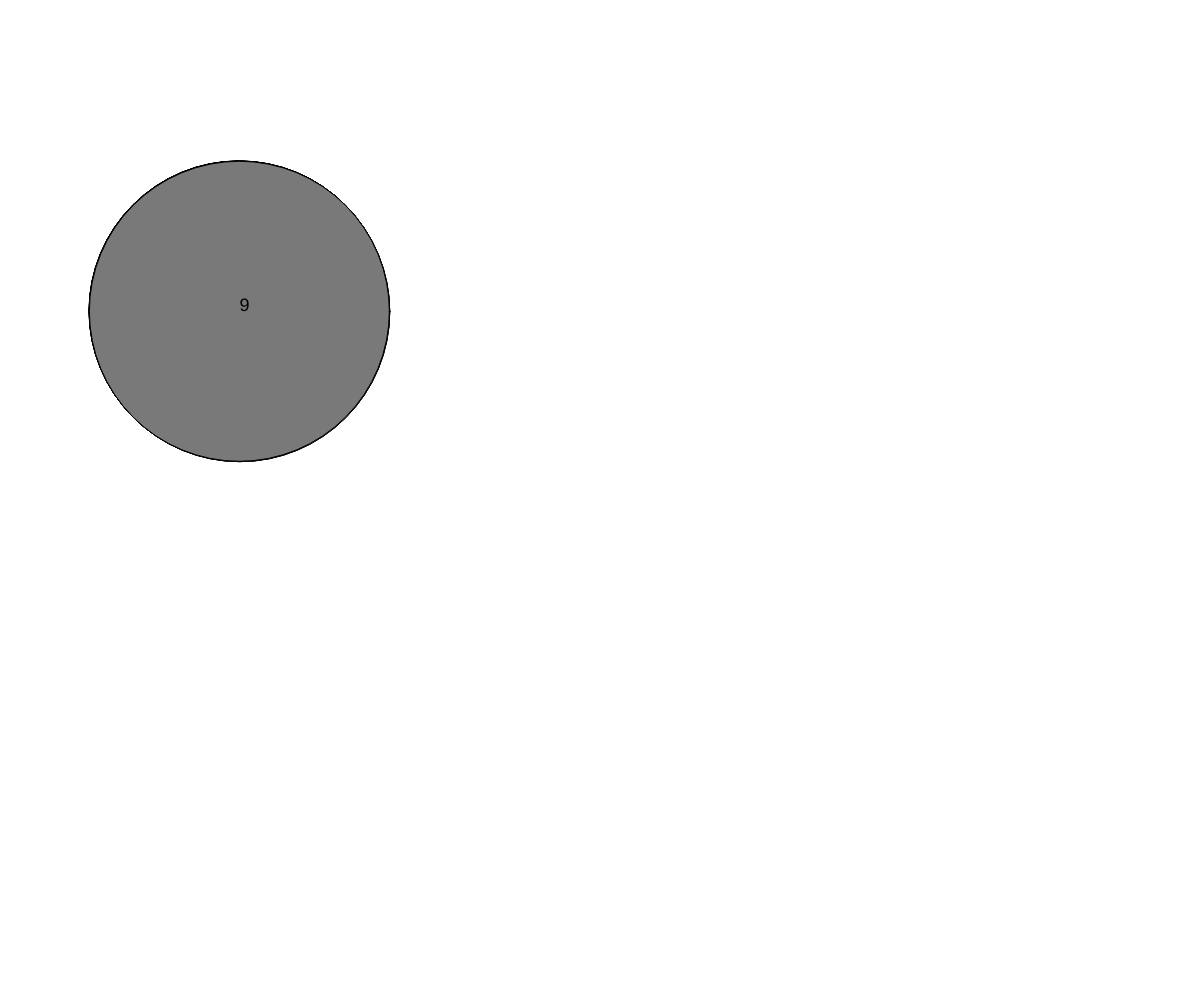
Frame 1 (no input)
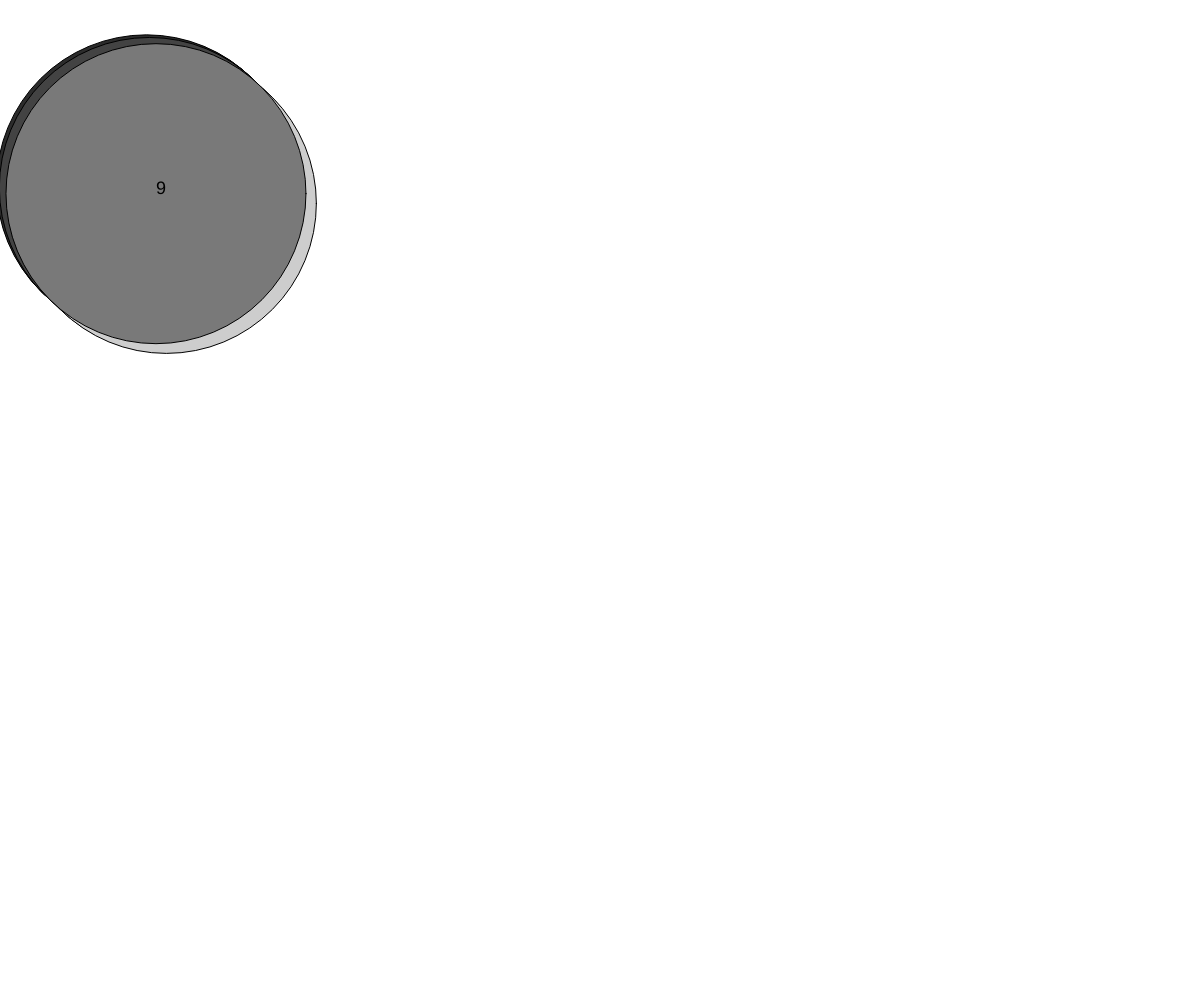
Frame 60 (no input)
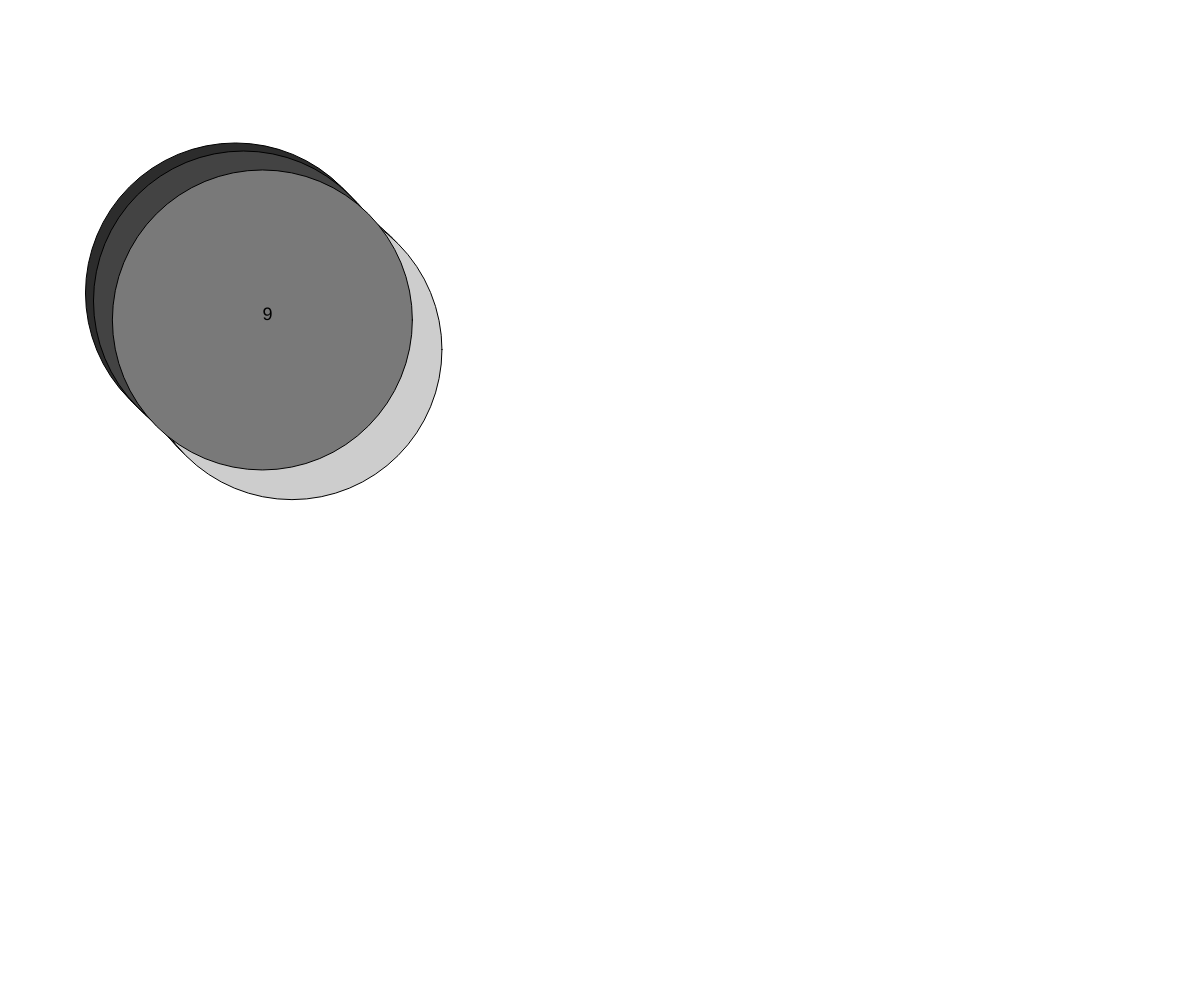
Frame 120 (the mouse pressed at the canvas centre since frame 60)

The p5.js sketch that drew these frames (run headless with seeded random() and noise() and a simulated clock; from frame 60 on, the mouse is pressed at the canvas centre):

// p5.js sketch
// ── sketch.js
// random walker OOP
var w, h;
var d = 300;
var quanti = 10;
var c = [];
var speedMax = 4;

function setup() {
  createCanvas(w=windowWidth, h=windowHeight);
  textSize(18);
  t = 0;
  
  // crea n oggetti di classe Camminatore
  for (var i=0; i<quanti; i++){
  	c.push(new Camminatore(i)); 
  }

}


function draw() {
 background(255);

 
 // per tutti i camminatori chiama i diversi metodi utili 
 for (var i=0; i<quanti; i++){
	c[i].move();
	c[i].display();
 }
  t = t + 0.02
}


// classe
function Camminatore(_id) {

  // costruttore
  this.id = _id;
  this.x = width * noise(t + 3);
  this.y = height * noise(t + 10);
  this.dirX = noise(t);
  this.dirY = noise(t);
  this.speed = random(1, speedMax);

  // metodo move
  this.move = function() {
    if (noise(t*1) >= .5) this.dirX * noise(t-20);
	if (noise(t*2) >= .5) this.dirY * noise(t-10);
	this.x += this.speed * noise(t*25);
	this.y += this.speed * noise(t*10);
  }
  
  // metodo display
  this.display = function() {
	fill(map(this.speed,1,speedMax,0,255));
	ellipse(this.x * noise(t), this.y * noise(t), d);
	fill(0);
	text(this.id, this.x * noise(t), this.y * noise(t));
  }

}
